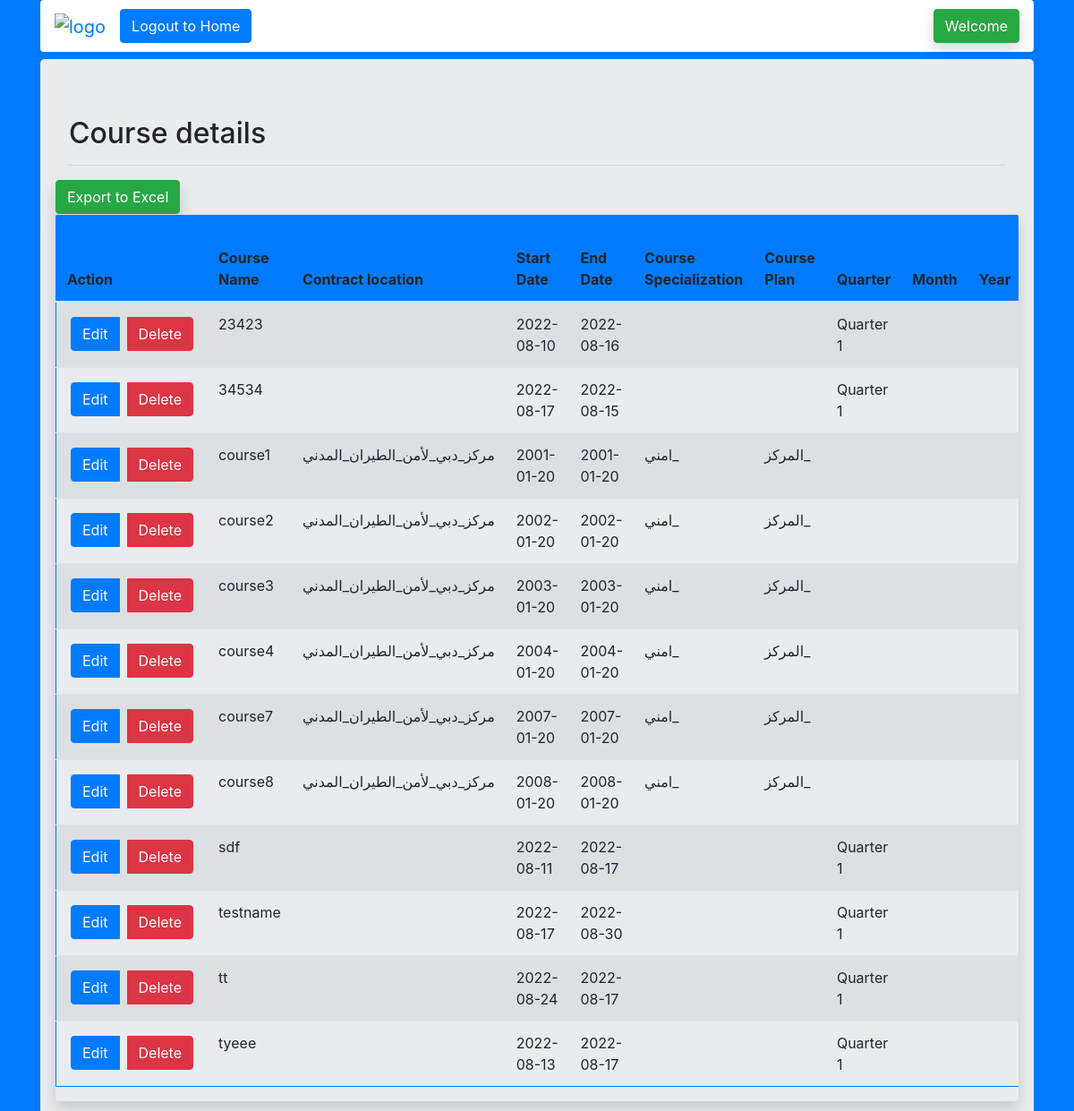
/Employee/uploads/Employee/view.php?view=course, run on the app's committed database.
### tables this page shows
CREATE TABLE `Course` (
  `course_name` varchar(255) NOT NULL,
  `contract_location` varchar(100) DEFAULT NULL,
  `start_date` date DEFAULT NULL,
  `end_date` date DEFAULT NULL,
  `course_specialization` varchar(255) DEFAULT NULL,
  `course_plan` varchar(255) DEFAULT NULL,
  `quarter` varchar(255) DEFAULT NULL,
  `month` varchar(10) DEFAULT NULL,
  `year` varchar(100) DEFAULT NULL,
  `no_of_days` varchar(100) DEFAULT NULL,
  `hours_per_day` varchar(100) DEFAULT NULL,
  `total_hours` varchar(100) DEFAULT NULL,
  `instructor_1` varchar(50) DEFAULT NULL,
  `hours_instructor_1` varchar(100) DEFAULT NULL,
  `instructor_2` varchar(50) DEFAULT NULL,
  `hours_instructor_2` varchar(100) DEFAULT NULL,
  `instructor_3` varchar(100) DEFAULT NULL,
  `hours_instructor_3` varchar(100) DEFAULT NULL,
  `instructor_4` varchar(100) DEFAULT NULL,
  `hours_instructor_4` varchar(100) DEFAULT NULL,
  `instructor_5` varchar(100) DEFAULT NULL,
  `hours_instructor_5` varchar(100) DEFAULT NULL,
  `instructor_6` varchar(100) DEFAULT NULL,
  `hours_instructor_6` varchar(100) DEFAULT NULL
);

### Employee/uploads/Employee/language.php (called while the page is built, shortened)
<?php
$language['Page Title'] = "Employee";
$language['Title'] = "Employee";
$language['Home']="Home";
$language['About']="About";
$language['Admin_Login']="Admin Login";
$language['Enter_login_details']="Enter Login Details";
$language['Username']="User Name";
$language['Password']="Password";
$language['Login']="Login";
$language['Logout']="Logout";
$language['Close']="Close";
$language['Search']="Search";
$language['Hi_employee']="Hi Employee";
$language['Employee_text']="Here, you can search about the employee and their information";
$language['Logout_to_Home']="Logout to Home";
$language['Enter_Login_Details']="Enter Login Details";
$language['Welcome']="Welcome";
$language['want_to_logout']="want to logout?";
$language['ExporttoExcel']="Export to Excel";
$language['Employeedetails']="Employee details";
$language['Chose_language']="Choose Language";
$language['Search_Employee']="Search Employee";
$language['Search_by']="Search by";
$language['Search']="Search";
$language['No_data_found']="No Data Found";
$language['Submit']="Submit";
$language['Action']='Action';
$language['Edit']='Edit';
$language['Delete']='Delete';
$language['Cancel']='Cancel';
$language['Enter_Employee']="Enter Employee ";
$language['Please_Select_value']="Please select the value.";
$language['Update_Employee_Data']="Update Employee Data";
$language['Update_Course_Data']="Update Course Data";
$language['Update_Results_Data']="Update Results Data";
$language['Hi Admin, welcome!!!']='Hi Admin, welcome!!!';
$language['Create and Update']='Create and Update';
$language['Create Employee']='Create Employee';
$language['Create Course']='Create Course';
$language['Enroll Employee']='Enroll Employee';
$language['Update Results Employee']='Update Results Employee';
$language['View']='View';
$language['View all employee details']='View all employee details';
$language['View all course']='View all course';
$language['View employee enrolled to course']='View employee enrolled to course';
$language['Download']='Download';
$language['Download All Employee']='Download All Employee';
$language['Download All Course']='Download All Course';
$language['Download All Enrolled']='Download All Enrolled';
$language['Download Entire']='Download Entire';
$language['Import Excel Sheet to Database']=' Import Excel Sheet to Database';
$language['Upload Excel File']='Upload Excel File';
 $language['(only .xls files. make sure the name doesnot have special character including space)']='(only .xls files. make sure the name doesnot have special character including space)';
$language['Import']='Import';
$language['Action']='Action';
$language['Edit']='Edit';
$language['Delete']='Delete';
$language['Update Results']='Update Results';
$language['Withdraw course']='Withdraw course';
$language['Enroll_Employee']='Enroll Employee';
?>

### Employee/uploads/Employee/view.php (the view, shortened to what this page needs)
<?php include("admin_header.php");
include 'dbConn.php';
?>
<div class="container mt-2">
        <div class="jumbotron">
      <div class="row">
<?php
if(isset($_GET['view'])){
  $view_action = $_GET['view'];
}
?>
         <div class="col-md-12">
 <?php
if($view_action == 'course')
{
?>
          <h2>Course details</h2>
          <hr>
        </div>
<?php
$query="select * from Course limit 200";
$result=mysqli_query($db_conn,$query);
 if ($result->num_rows > 0):;
  ?>
            <div class="list-group">
                <a href="export_excel.php?download=all_course" class="btn shadow btn-success">Export to Excel</a>
            </div>
      <div class="table-responsive shadow rounded">
        <table class="table border border-primary table-striped">
          <thead class="thead bg-primary" style="background-color: #e3f2fd;">
            <tr>
              <th scope="col"><?php echo $language['Action'];?></th>
              <th scope="col"><?php echo $language['Course Name'];?></th>
              <th scope="col"><?php echo $language['contract_location'];?></th>
              <th scope="col"><?php echo $language['Start Date'];?></th>
              <th scope="col"><?php echo $language['End Date'];?></th>
              <th scope="col"><?php echo $language['Course Specialization'];?></th>
              <th scope="col"><?php echo $language['Course Plan'];?></th>
              <th scope="col"><?php echo $language['Quarter'];?></th>
              <th scope="col"><?php echo $language['Month'];?></th>
              <th scope="col"><?php echo $language['Year'];?></th>
            </tr>
          </thead>
            <tbody>
<?php while($array=mysqli_fetch_row($result)):?>
              <tr>
                <td>
                  <div class="btn-group">
                      <a href="edit.php?course_name=<?php echo $array[0];?>&action=edit_course" class="btn m-1 btn-primary"><?php echo $language['Edit']?> </a>
                       <a href="delete.php?course_name=<?php echo $array[0];?>&action=delete_course" class="btn m-1 btn-danger"><?php echo $language['Delete']?>  </a> </div>
                </td>
                  <td><?php echo $array[0];?></td>
                  <td><?php echo $array[1];?></td>
                  <td><?php echo $array[2];?></td>
                  <td><?php echo $array[3];?></td>
                  <td><?php echo $array[4];?></td>
                  <td><?php echo $array[5];?></td>
                  <td><?php echo $array[6];?></td>
                  <td><?php echo $array[7];?></td>
                  <td><?php echo $array[8];?></td>
              </tr>
<?php endwhile; ?>
<?php else: ?>
            <div class="alert alert-info" role="alert">
                 No data found <a href="add.php?add=course" class="btn btn-outline-success"> Create Course</a>
              </div>
<?php endif;
}
?>
            </tbody>
         </table>
        </div>
        </div>
</div>
</div>

### data on the page
course: course_name "23423", start_date "2022-08-10", end_date "2022-08-16", quarter "Quarter 1"
course: course_name "34534", start_date "2022-08-17", end_date "2022-08-15", quarter "Quarter 1"
course: course_name "course1", contract_location "مركز_دبي_لأمن_الطيران_المدني", start_date "2001-01-20", end_date "2001-01-20", course_specialization "امني_", course_plan "المركز_"
course: course_name "course2", contract_location "مركز_دبي_لأمن_الطيران_المدني", start_date "2002-01-20", end_date "2002-01-20", course_specialization "امني_", course_plan "المركز_"
course: course_name "course3", contract_location "مركز_دبي_لأمن_الطيران_المدني", start_date "2003-01-20", end_date "2003-01-20", course_specialization "امني_", course_plan "المركز_"
course: course_name "course4", contract_location "مركز_دبي_لأمن_الطيران_المدني", start_date "2004-01-20", end_date "2004-01-20", course_specialization "امني_", course_plan "المركز_"
course: course_name "course7", contract_location "مركز_دبي_لأمن_الطيران_المدني", start_date "2007-01-20", end_date "2007-01-20", course_specialization "امني_", course_plan "المركز_"
course: course_name "course8", contract_location "مركز_دبي_لأمن_الطيران_المدني", start_date "2008-01-20", end_date "2008-01-20", course_specialization "امني_", course_plan "المركز_"
course: course_name "sdf", start_date "2022-08-11", end_date "2022-08-17", quarter "Quarter 1"
course: course_name "testname", start_date "2022-08-17", end_date "2022-08-30", quarter "Quarter 1"
course: course_name "tt", start_date "2022-08-24", end_date "2022-08-17", quarter "Quarter 1"
course: course_name "tyeee", start_date "2022-08-13", end_date "2022-08-17", quarter "Quarter 1"

### other printed values
$language['Logout_to_Home'] "Logout to Home"
$language['Welcome'] "Welcome"
$language['Action'] "Action"
$language['Course Name'] "Course Name"
$language['contract_location'] "Contract location"
$language['Start Date'] "Start Date"
$language['End Date'] "End Date"
$language['Course Specialization'] "Course Specialization"
$language['Course Plan'] "Course Plan"
$language['Quarter'] "Quarter"
$language['Month'] "Month"
$language['Year'] "Year"
